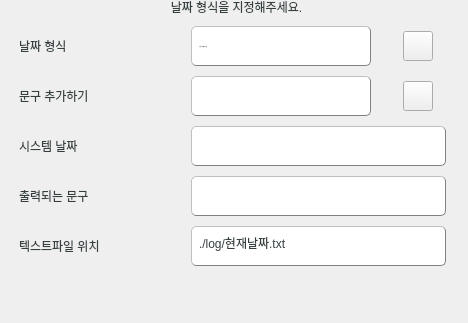
              <widget class="QGroupBox" name="groupBox">
               <property name="minimumSize">
                <size>
                 <width>468</width>
                 <height>0</height>
                </size>
               </property>
               <property name="maximumSize">
                <size>
                 <width>468</width>
                 <height>16777215</height>
                </size>
               </property>
               <property name="styleSheet">
                <string notr="true">

QGroupBox  {
    border:0px;
    border-radius: 15px;
	font: 17px &quot;나눔스퀘어_ac Bold&quot;;
	color :#353F40;
}

QGroupBox::title  {
    font: 17px;
    subcontrol-position: top center;
    padding: 0px 7900px 5px 8000px;
	color :#353F40;
}

</string>
               </property>
               <property name="title">
                <string>날짜 형식을 지정해주세요.</string>
               </property>
               <layout class="QGridLayout" name="gridLayout_4">
                <property name="topMargin">
                 <number>11</number>
                </property>
                <item row="1" column="0">
                 <widget class="QLabel" name="clabel_1">
                  <property name="minimumSize">
                   <size>
                    <width>0</width>
                    <height>40</height>
                   </size>
                  </property>
                  <property name="maximumSize">
                   <size>
                    <width>16777215</width>
                    <height>40</height>
                   </size>
                  </property>
                  <property name="styleSheet">
                   <string notr="true">padding: 10px;
font:17px &quot;나눔스퀘어_ac Bold&quot;;
color :   rgb(255, 74, 29)</string>
                  </property>
                  <property name="text">
                   <string/>
                  </property>
                  <property name="alignment">
                   <set>Qt::AlignCenter</set>
                  </property>
                 </widget>
                </item>
                <item row="0" column="0">
                 <layout class="QGridLayout" name="gridLayout_6">
                  <property name="sizeConstraint">
                   <enum>QLayout::SetMaximumSize</enum>
                  </property>
                  <property name="leftMargin">
                   <number>0</number>
                  </property>
                  <property name="topMargin">
                   <number>15</number>
                  </property>
                  <property name="rightMargin">
                   <number>10</number>
                  </property>
                  <property name="spacing">
                   <number>10</number>
                  </property>
                  <item row="1" column="1">
                   <widget class="QLineEdit" name="date_output_string">
                    <property name="sizePolicy">
                     <sizepolicy hsizetype="Fixed" vsizetype="Fixed">
                      <horstretch>0</horstretch>
                      <verstretch>0</verstretch>
                     </sizepolicy>
                    </property>
                    <property name="minimumSize">
                     <size>
                      <width>180</width>
                      <height>40</height>
                     </size>
                    </property>
                    <property name="maximumSize">
                     <size>
                      <width>180</width>
                      <height>40</height>
                     </size>
                    </property>
                    <property name="styleSheet">
                     <string notr="true">padding: 5px;
font: 17px &quot;나눔스퀘어_ac Bold&quot;;
color :#353F40;
border-style: outset;
border-width: 1px;
border-color: gray;
border-radius: 5px;</string>
                    </property>
                    <property name="text">
                     <string/>
                    </property>
                    <property name="alignment">
                     <set>Qt::AlignLeading|Qt::AlignLeft|Qt::AlignVCenter</set>
                    </property>
                   </widget>
                  </item>
                  <item row="2" column="0">
                   <widget class="QLabel" name="st_user_open">
                    <property name="minimumSize">
                     <size>
                      <width>170</width>
                      <height>40</height>
                     </size>
                    </property>
                    <property name="maximumSize">
                     <size>
                      <width>170</width>
                      <height>40</height>
                     </size>
                    </property>
                    <property name="styleSheet">
                     <string notr="true">padding: 5px;
font: 20px &quot;나눔스퀘어_ac ExtraBold&quot;;
color :#353F40;</string>
                    </property>
                    <property name="text">
                     <string>시스템 날짜</string>
                    </property>
                   </widget>
                  </item>
                  <item row="4" column="0">
                   <widget class="QLabel" name="st_user_week">
                    <property name="minimumSize">
                     <size>
                      <width>170</width>
                      <height>40</height>
                     </size>
                    </property>
                    <property name="maximumSize">
                     <size>
                      <width>170</width>
                      <height>40</height>
                     </size>
                    </property>
                    <property name="autoFillBackground">
                     <bool>false</bool>
                    </property>
                    <property name="styleSheet">
                     <string notr="true">padding: 5px;
font: 20px &quot;나눔스퀘어_ac ExtraBold&quot;;
color :#353F40;</string>
                    </property>
                    <property name="text">
                     <string>텍스트파일 위치</string>
                    </property>
                   </widget>
                  </item>
                  <item row="1" column="0">
                   <widget class="QLabel" name="st_user_address">
                    <property name="minimumSize">
                     <size>
                      <width>170</width>
                      <height>40</height>
                     </size>
                    </property>
                    <property name="maximumSize">
                     <size>
                      <width>170</width>
                      <height>40</height>
                     </size>
                    </property>
                    <property name="styleSheet">
                     <string notr="true">padding: 5px;
font: 20px &quot;나눔스퀘어_ac ExtraBold&quot;;
color :#353F40;</string>
                    </property>
                    <property name="text">
                     <string>문구 추가하기</string>
                    </property>
                   </widget>
                  </item>
                  <item row="3" column="0">
                   <widget class="QLabel" name="st_user_close">
                    <property name="minimumSize">
                     <size>
                      <width>170</width>
                      <height>40</height>
                     </size>
                    </property>
                    <property name="maximumSize">
                     <size>
                      <width>170</width>
                      <height>40</height>
                     </size>
                    </property>
                    <property name="styleSheet">
                     <string notr="true">padding: 5px;
font: 20px &quot;나눔스퀘어_ac ExtraBold&quot;;
color :#353F40;</string>
                    </property>
                    <property name="text">
                     <string>출력되는 문구</string>
                    </property>
                   </widget>
                  </item>
                  <item row="0" column="1">
                   <widget class="QLineEdit" name="date_output_format">
                    <property name="sizePolicy">
                     <sizepolicy hsizetype="Fixed" vsizetype="Expanding">
                      <horstretch>0</horstretch>
                      <verstretch>0</verstretch>
                     </sizepolicy>
                    </property>
                    <property name="minimumSize">
                     <size>
                      <width>180</width>
                      <height>40</height>
                     </size>
                    </property>
                    <property name="maximumSize">
                     <size>
                      <width>180</width>
                      <height>40</height>
                     </size>
                    </property>
                    <property name="font">
                     <font>
                      <family>나눔스퀘어_ac Bold</family>
                      <pointsize>-1</pointsize>
                      <weight>50</weight>
                      <italic>false</italic>
                      <bold>false</bold>
                     </font>
                    </property>
                    <property name="styleSheet">
                     <string notr="true">padding: 5px;
font: 17px &quot;나눔스퀘어_ac Bold&quot;;
color :#353F40;
border-style: outset;
border-width: 1px;
border-color: gray;
border-radius: 5px;</string>
                    </property>
                    <property name="text">
                     <string>%Y년 %m월 %d일</string>
                    </property>
                    <property name="alignment">
                     <set>Qt::AlignLeading|Qt::AlignLeft|Qt::AlignVCenter</set>
                    </property>
                   </widget>
                  </item>
                  <item row="3" column="1" colspan="2">
                   <widget class="QLineEdit" name="date_output_live">
                    <property name="minimumSize">
                     <size>
                      <width>255</width>
                      <height>40</height>
                     </size>
                    </property>
                    <property name="maximumSize">
                     <size>
                      <width>255</width>
                      <height>40</height>
                     </size>
                    </property>
                    <property name="styleSheet">
                     <string notr="true">padding: 5px;
font: 17px &quot;나눔스퀘어_ac Bold&quot;;
color :#353F40;
border-style: outset;
border-width: 1px;
border-color: gray;
border-radius: 5px;</string>
                    </property>
                    <property name="frame">
                     <bool>true</bool>
                    </property>
                    <property name="alignment">
                     <set>Qt::AlignLeading|Qt::AlignLeft|Qt::AlignVCenter</set>
                    </property>
                    <property name="readOnly">
                     <bool>true</bool>
                    </property>
                   </widget>
                  </item>
                  <item row="1" column="2">
                   <layout class="QHBoxLayout" name="horizontalLayout_2">
                    <property name="spacing">
                     <number>0</number>
                    </property>
                    <property name="leftMargin">
                     <number>10</number>
                    </property>
                    <property name="rightMargin">
                     <number>10</number>
                    </property>
                    <property name="bottomMargin">
                     <number>0</number>
                    </property>
                    <item>
                     <widget class="QPushButton" name="date_output_string_reset">
                      <property name="minimumSize">
                       <size>
                        <width>30</width>
                        <height>30</height>
                       </size>
                      </property>
                      <property name="maximumSize">
                       <size>
                        <width>30</width>
                        <height>30</height>
                       </size>
                      </property>
                      <property name="styleSheet">
                       <string notr="true">border-image: url(:/icon/refresh.png);</string>
                      </property>
                      <property name="text">
                       <string/>
                      </property>
                     </widget>
                    </item>
                   </layout>
                  </item>
                  <item row="0" column="2">
                   <layout class="QHBoxLayout" name="horizontalLayout">
                    <property name="spacing">
                     <number>0</number>
                    </property>
                    <property name="leftMargin">
                     <number>10</number>
                    </property>
                    <property name="rightMargin">
                     <number>10</number>
                    </property>
                    <item>
                     <widget class="QPushButton" name="date_output_format_reset">
                      <property name="minimumSize">
                       <size>
                        <width>30</width>
                        <height>30</height>
                       </size>
                      </property>
                      <property name="maximumSize">
                       <size>
                        <width>30</width>
                        <height>30</height>
                       </size>
                      </property>
                      <property name="styleSheet">
                       <string notr="true">border-image: url(:/icon/refresh.png);</string>
                      </property>
                      <property name="text">
                       <string/>
                      </property>
                     </widget>
                    </item>
                   </layout>
                  </item>
                  <item row="0" column="0">
                   <widget class="QLabel" name="st_user_name">
                    <property name="minimumSize">
                     <size>
                      <width>170</width>
                      <height>40</height>
                     </size>
                    </property>
                    <property name="maximumSize">
                     <size>
                      <width>170</width>
                      <height>40</height>
                     </size>
                    </property>
                    <property name="autoFillBackground">
                     <bool>false</bool>
                    </property>
                    <property name="styleSheet">
                     <string notr="true">padding: 5px;
font: 20px &quot;나눔스퀘어_ac ExtraBold&quot;;
color :#353F40;</string>
                    </property>
                    <property name="text">
                     <string>날짜 형식</string>
                    </property>
                    <property name="margin">
                     <number>0</number>
                    </property>
                   </widget>
                  </item>
                  <item row="4" column="1" colspan="2">
                   <widget class="QLineEdit" name="date_path">
                    <property name="minimumSize">
                     <size>
                      <width>255</width>
                      <height>40</height>
                     </size>
                    </property>
                    <property name="maximumSize">
                     <size>
                      <width>255</width>
                      <height>40</height>
                     </size>
                    </property>
                    <property name="styleSheet">
                     <string notr="true">padding: 5px;
font: 17px &quot;나눔스퀘어_ac Bold&quot;;
color :#353F40;
border-style: outset;
border-width: 1px;
border-color: gray;
border-radius: 5px;</string>
                    </property>
                    <property name="text">
                     <string>./log/현재날짜.txt</string>
                    </property>
                    <property name="alignment">
                     <set>Qt::AlignLeading|Qt::AlignLeft|Qt::AlignVCenter</set>
                    </property>
                    <property name="readOnly">
                     <bool>true</bool>
                    </property>
                   </widget>
                  </item>
                  <item row="2" column="1" colspan="2">
                   <widget class="QLineEdit" name="date_pc">
                    <property name="minimumSize">
                     <size>
                      <width>255</width>
                      <height>40</height>
                     </size>
                    </property>
                    <property name="maximumSize">
                     <size>
                      <width>255</width>
                      <height>40</height>
                     </size>
                    </property>
                    <property name="autoFillBackground">
                     <bool>false</bool>
                    </property>
                    <property name="styleSheet">
                     <string notr="true">padding: 5px;
font: 17px &quot;나눔스퀘어_ac Bold&quot;;
color :#353F40;
border-style: outset;
border-width: 1px;
border-color: gray;
border-radius: 5px;</string>
                    </property>
                    <property name="alignment">
                     <set>Qt::AlignLeading|Qt::AlignLeft|Qt::AlignVCenter</set>
                    </property>
                    <property name="readOnly">
                     <bool>true</bool>
                    </property>
                   </widget>
                  </item>
                 </layout>
                </item>
               </layout>
              </widget>
